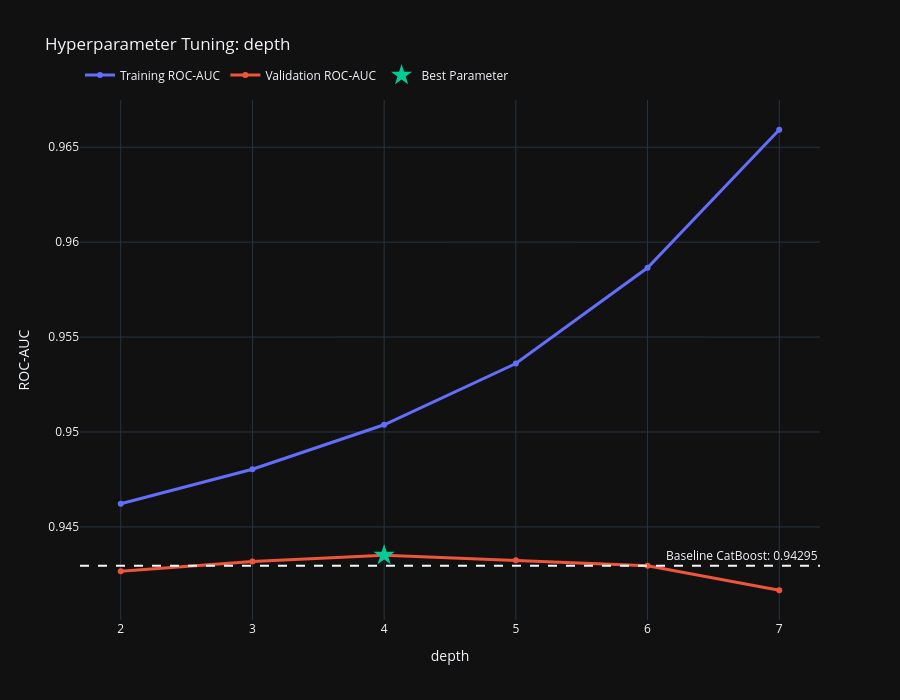

The code cell stored with this chart in its notebook:
### Code cell
%%time

values = [2, 3, 4, 5, 6, 7]

results = test_params(
    ModelClass=CatBoostClassifier,
    param_name="depth",
    param_values=values,
    param_model=param_model,
    reference_scores=reference_scores,
    **params,
)

### Figure 1 — Plotly figure (JSON) as saved in the notebook; plotly's stock layout.template omitted (floating-point values rounded to 4 significant figures)
{"data": [{"hovertemplate": "depth: %{x}<br>Training ROC-AUC: %{y:.6f}<extra></extra>", "line": {"width": 3}, "mode": "lines+markers", "name": "Training ROC-AUC", "type": "scatter", "x": [2, 3, 4, 5, 6, 7], "y": [0.9462, 0.948, 0.9504, 0.9536, 0.9586, 0.9659]}, {"hovertemplate": "depth: %{x}<br>Validation ROC-AUC: %{y:.6f}<extra></extra>", "line": {"width": 3}, "mode": "lines+markers", "name": "Validation ROC-AUC", "type": "scatter", "x": [2, 3, 4, 5, 6, 7], "y": [0.9427, 0.9432, 0.9435, 0.9432, 0.943, 0.9417]}, {"marker": {"size": 16, "symbol": "star"}, "mode": "markers", "name": "Best Parameter", "type": "scatter", "x": [4], "y": [0.9435]}], "layout": {"annotations": [{"showarrow": false, "text": "Baseline CatBoost: 0.94295", "x": 1, "xanchor": "right", "xref": "x domain", "y": 0.943, "yanchor": "bottom", "yref": "y"}], "height": 700, "hovermode": "x unified", "legend": {"orientation": "h", "x": 0, "xanchor": "left", "y": 1.02, "yanchor": "bottom"}, "shapes": [{"line": {"dash": "dash"}, "type": "line", "x0": 0, "x1": 1, "xref": "x domain", "y0": 0.943, "y1": 0.943, "yref": "y"}], "title": {"text": "Hyperparameter Tuning: depth"}, "xaxis": {"title": {"text": "depth"}}, "yaxis": {"title": {"text": "ROC-AUC"}}}}
